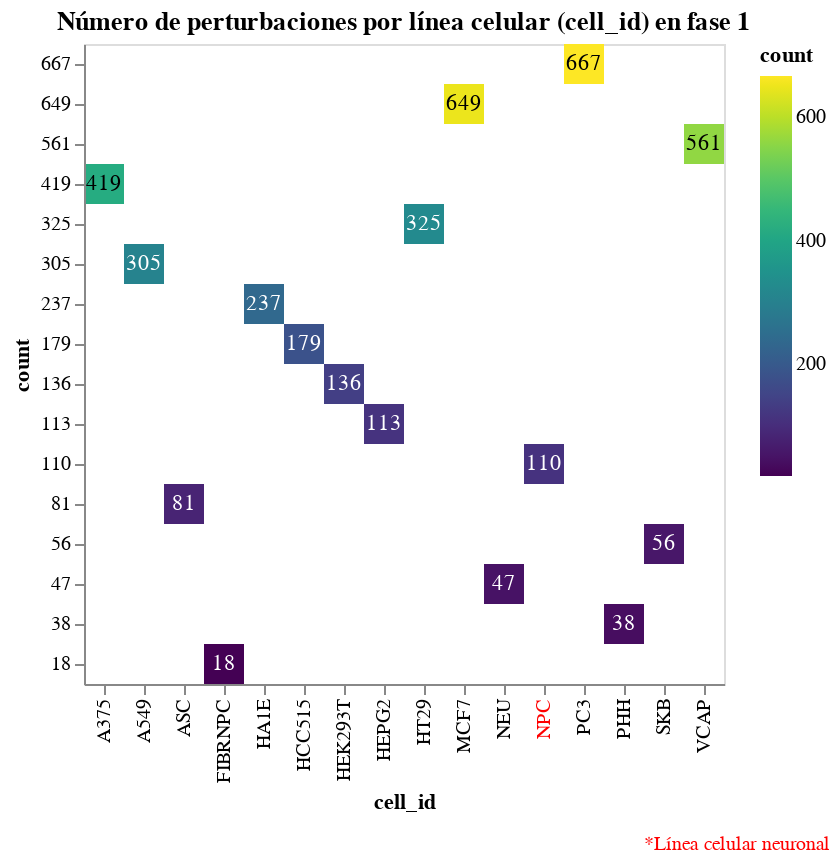

Source (notebook cell):
### Code cell
base = alt.Chart(num_cell_id_phase1).encode(
    alt.X('cell_id:O',
        axis=alt.Axis(
            labelColor=alt.condition(
                alt.datum.value == 'NPC',
                alt.value('red'),
                alt.value('black')))
    ),
    alt.Y('count:O', sort='-y'),
)

heatmap = base.mark_rect().encode(
    alt.Color('count:Q', scale=alt.Scale(scheme='viridis')),
    tooltip=['cell_id:N', 'count:Q']
).properties(
    title='Número de perturbaciones por línea celular (cell_id) en fase 1',
)    

text = base.mark_text(baseline='middle').encode(
    text='count:Q',
    color=alt.condition(
        alt.datum.count > 350,
        alt.value('black'),
        alt.value('white')
    )
)

legend = alt.Chart(pd.DataFrame({'label': ['*Línea celular neuronal']})).mark_text(
    color='red',
    align='left',
    baseline='middle',
    fontSize=10
).encode(
    y=alt.value(400),
    x=alt.value(280),
    text='label:N'
)

heatmap + text + legend

### Figure 1 — Vega-Lite specification as saved in the notebook (floating-point values rounded to 4 significant figures)
{"config": {"view": {"continuousWidth": 400, "continuousHeight": 300}}, "layer": [{"mark": "rect", "encoding": {"color": {"field": "count", "scale": {"scheme": "viridis"}, "type": "quantitative"}, "tooltip": [{"field": "cell_id", "type": "nominal"}, {"field": "count", "type": "quantitative"}], "x": {"axis": {"labelColor": {"condition": {"test": "(datum.value === 'NPC')", "value": "red"}, "value": "black"}}, "field": "cell_id", "type": "ordinal"}, "y": {"field": "count", "sort": "-y", "type": "ordinal"}}, "title": "Número de perturbaciones por línea celular (cell_id) en fase 1"}, {"mark": {"type": "text", "baseline": "middle"}, "encoding": {"color": {"condition": {"value": "black", "test": "(datum.count > 350)"}, "value": "white"}, "text": {"field": "count", "type": "quantitative"}, "x": {"axis": {"labelColor": {"condition": {"test": "(datum.value === 'NPC')", "value": "red"}, "value": "black"}}, "field": "cell_id", "type": "ordinal"}, "y": {"field": "count", "sort": "-y", "type": "ordinal"}}}, {"data": {"name": "data-a0203f3aaf6e82695d24374080220c8d"}, "mark": {"type": "text", "align": "left", "baseline": "middle", "color": "red", "fontSize": 10}, "encoding": {"text": {"field": "label", "type": "nominal"}, "x": {"value": 280}, "y": {"value": 400}}}], "data": {"name": "data-77128ae61124ec8634364522727c41c7"}, "$schema": "https://vega.github.io/schema/vega-lite/v4.17.0.json", "datasets": {"data-77128ae61124ec8634364522727c41c7": [{"cell_id": "A375", "count": 419}, {"cell_id": "A549", "count": 305}, {"cell_id": "ASC", "count": 81}, {"cell_id": "FIBRNPC", "count": 18}, {"cell_id": "HA1E", "count": 237}, {"cell_id": "HCC515", "count": 179}, {"cell_id": "HEK293T", "count": 136}, {"cell_id": "HEPG2", "count": 113}, {"cell_id": "HT29", "count": 325}, {"cell_id": "MCF7", "count": 649}, {"cell_id": "NEU", "count": 47}, {"cell_id": "NPC", "count": 110}, {"cell_id": "PC3", "count": 667}, {"cell_id": "PHH", "count": 38}, {"cell_id": "SKB", "count": 56}, {"cell_id": "VCAP", "count": 561}], "data-a0203f3aaf6e82695d24374080220c8d": [{"label": "*Línea celular neuronal"}]}}
